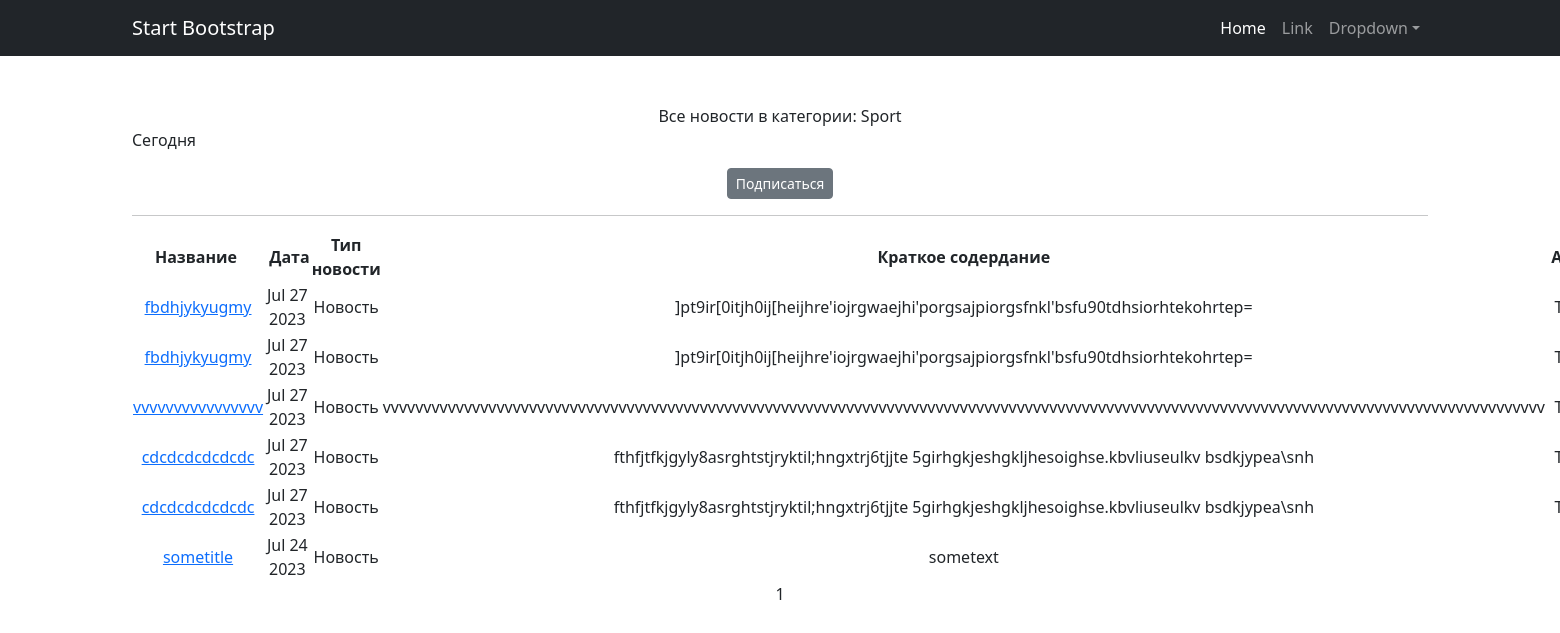
Screenshot of /categories/1 with the database file from the repository.
### news/models.py (models this page shows, shortened)
class Category(models.Model):
    name = models.CharField(max_length=128, unique=True)
    subscribers = models.ManyToManyField(User, blank=True, related_name='categories')
    def __str__(self):
        return f'{self.name}'

class Post(models.Model):
    author = models.ForeignKey(Author, on_delete=models.CASCADE)
    NEWS = 'NW'
    ARTICLE = 'AR'
    CATEGORY_CHOICES = (
        (NEWS, 'Новость'),
        (ARTICLE, 'Статья')
    )
    categoryType = models.CharField(max_length=2, choices=CATEGORY_CHOICES, default=NEWS)
    dateCreation = models.DateField(auto_now_add=True)
    postCategory = models.ManyToManyField(Category, through='PostCategory')
    title = models.CharField(max_length=128)
    text = models.TextField()
    rating = models.SmallIntegerField(default=0)
    def get_absolute_url(self):
        return reverse('news_detail', args=[str(self.id)])

### news/views.py (the view)
# urls.py: path('categories/<int:pk>', Category_List_View.as_view(), name='category_list'),
class Category_List_View(ListView):
    model = Post
    template_name = 'category_news.html'
    context_object_name = 'category_news'
    paginate_by = 10
    def get_queryset(self):
        self.category = get_object_or_404(Category, id=self.kwargs['pk'])
        queryset = Post.objects.filter(postCategory=self.category).order_by('-dateCreation')
        return queryset
    def get_context_data(self, **kwargs):
        context = super().get_context_data(**kwargs)
        context['is_not_subscriber'] = self.request.user not in self.category.subscribers.all()
        context['category'] = self.category
        return context

### templates/category_news.html (shortened to what this page needs)
{% extends 'flatpages/default.html' %}
{% load custom_filters %}
{% load custom_tegs %}
{% block content %}
Все новости в категории: {{ category }}
   <p style="text-align: left;">Сегодня {{ time_now|date:'M d Y' }}</p>
{% if is_not_subscriber %}
<p class="text-center"><a href="{% url 'subscribe' category.id %}" class="btn btn-secondary btn-sm">Подписаться</a></p>
{% else %}
<p class="text-center"><a href="{% url 'unsubscribe' category.id %}" class="btn btn-secondary btn-sm">Oтписаться</a></p>
{% endif %}
   <hr>
    {% if category_news %}
        <table>
            <tr>
                <th>Название&nbsp;</th>
                <th>&nbsp;Дата</th>
                <th>Тип новости</th>
                <th>&nbsp;Краткое содердание&nbsp;</th>
                <th>&nbsp;Автор&nbsp;</th>
            </tr>
            {% for news in category_news %}
            <tr>
                <td><a href="{{ news.get_absolute_url }}">{{ news.title}}</a></td>
                <td>{{ news.dateCreation|date:'M d Y' }}</td>
                {% if news.categoryType == 'NW' %}
                    <td>{{ 'Новость' }}</td>
                {% else %}
                    <td>{{ 'Статья' }}</td>
                {% endif %}
                <td>{{ news.text|truncatewords:20 }}</td>
                <td>{{ news.author.authorUser.username }}</td>
            </tr>
            {% endfor %}
        </table>
    {% else %}
       <h2>Новостей нет!</h2>
    {% endif %}
        {{ page_obj.number }}
{% endblock content %}

### templates/flatpages/default.html (shortened to what this page needs)
<!DOCTYPE html>
<html lang="en">
    <head>
        {% load static %}
        <link href="{% static 'css/styles.css' %}" rel="stylesheet" />
    </head>
    <body>
        <nav class="navbar navbar-expand-lg navbar-dark bg-dark">
            <div class="container">
                <a class="navbar-brand" href="#">Start Bootstrap</a>
                <div class="collapse navbar-collapse" id="navbarSupportedContent">
                    <ul class="navbar-nav ms-auto mb-2 mb-lg-0">
                        <li class="nav-item"><a class="nav-link active" aria-current="page" href="#">Home</a></li>
                        <li class="nav-item"><a class="nav-link" href="#">Link</a></li>
                        <li class="nav-item dropdown">
                            <a class="nav-link dropdown-toggle" id="navbarDropdown" href="#" role="button" data-bs-toggle="dropdown" aria-expanded="false">Dropdown</a>
                        </li>
                    </ul>
                </div>
            </div>
        </nav>
        <div class="container">
            <div class="text-center mt-5">
                {% block content %}
                {% endblock content %}
            </div>
        </div>
    </body>
</html>

### rows the page displays
Category: name "Sport"
Post: title "fbdhjykyugmy", dateCreation "Jul 27 2023", value "Новость", text "]pt9ir[0itjh0ij[heijhre'iojrgwaejhi'porgsajpiorgsfnkl'bsfu90tdhsiorhtekohrtep="
Post: title "fbdhjykyugmy", dateCreation "Jul 27 2023", value "Новость", text "]pt9ir[0itjh0ij[heijhre'iojrgwaejhi'porgsajpiorgsfnkl'bsfu90tdhsiorhtekohrtep="
Post: title "vvvvvvvvvvvvvvvv", dateCreation "Jul 27 2023", value "Новость", text "vvvvvvvvvvvvvvvvvvvvvvvvvvvvvvvvvvvvvvvvvvvvvvvvvvvvvvvvvvvvvvvvvvvvvvvvvvvvvvvvvvvvvvvvvvvvvvvvvvvvvvvvvvvvvvvvvvvvvvvvvvvvvvvvvvvvvvvvvvvvvvv"
Post: title "cdcdcdcdcdcdc", dateCreation "Jul 27 2023", value "Новость", text "fthfjtfkjgyly8asrghtstjryktil;hngxtrj6tjjte 5girhgkjeshgkljhesoighse.kbvliuseulkv bsdkjypea\\snh"
Post: title "cdcdcdcdcdcdc", dateCreation "Jul 27 2023", value "Новость", text "fthfjtfkjgyly8asrghtstjryktil;hngxtrj6tjjte 5girhgkjeshgkljhesoighse.kbvliuseulkv bsdkjypea\\snh"
Post: title "sometitle", dateCreation "Jul 24 2023", value "Новость", text "sometext"

### other values shown
{{ page_obj.number }} "1"
